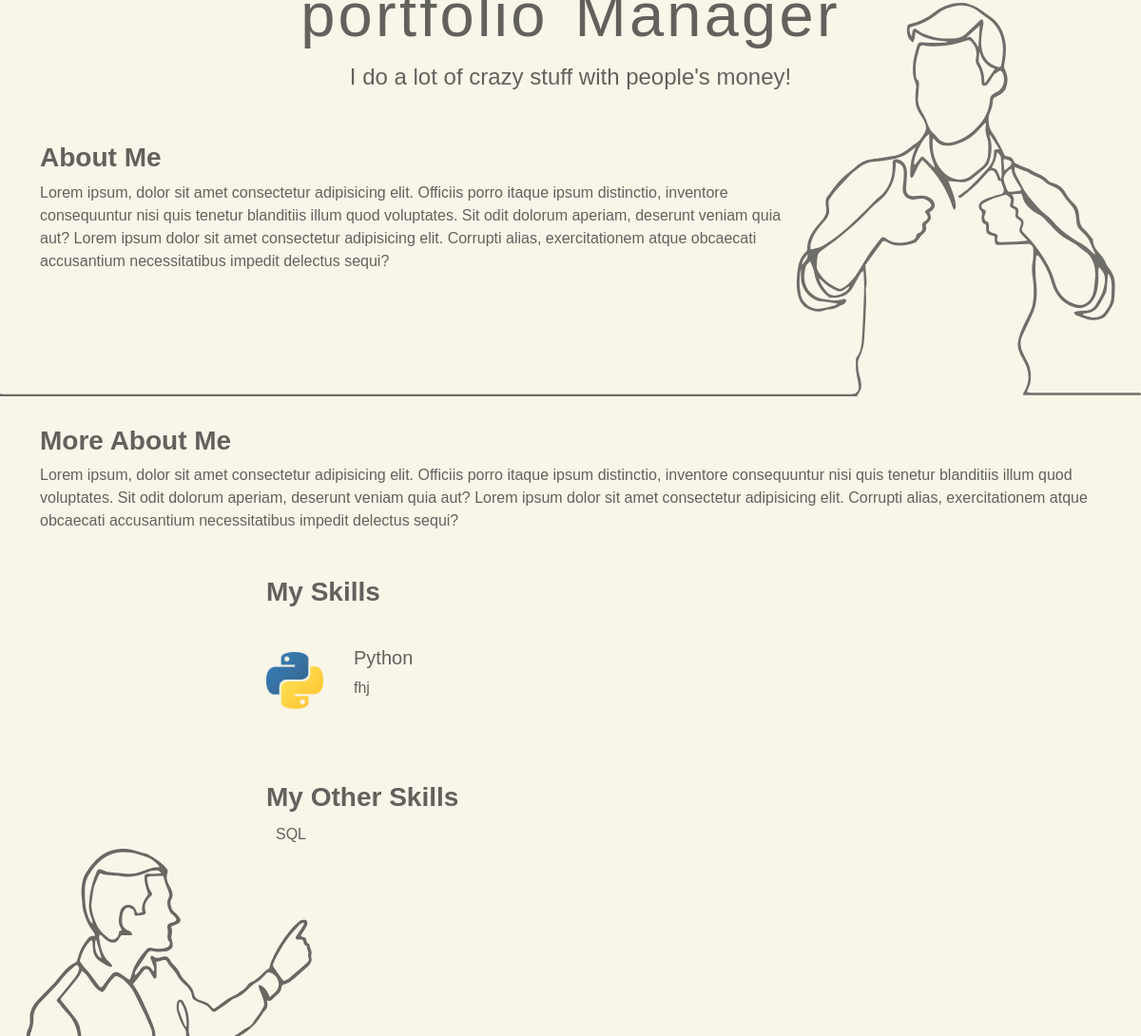
Before: / (middle part) with the older database file.
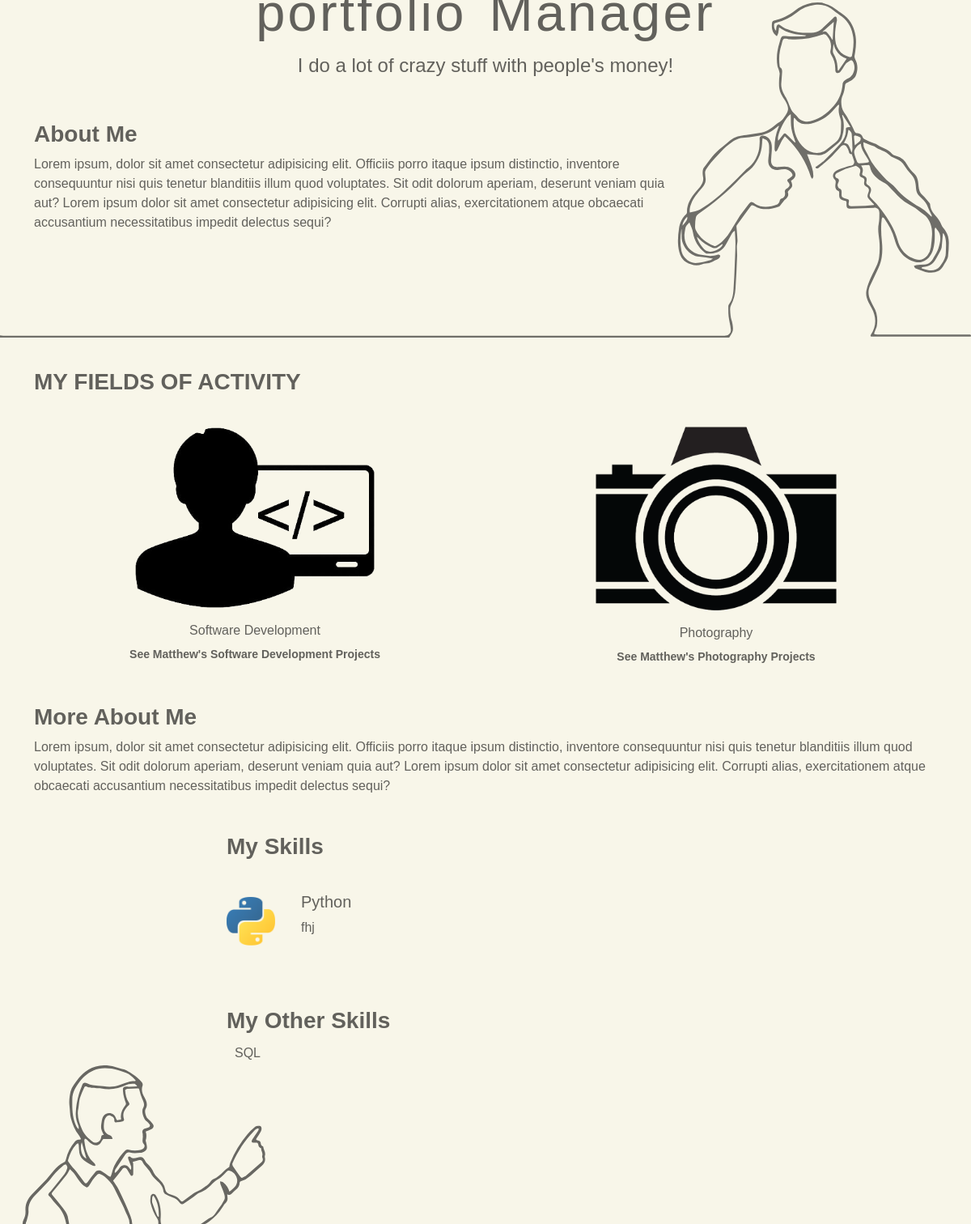
After: the same page with the newer database file.
### matthewsportfolio/models.py (models this page shows, shortened)
class Person(models.Model):
    first_name = models.CharField(max_length=255, default='Matthew')
    last_name = models.CharField(max_length=255, default='Mohaghegh')
    profile_picture = models.ImageField(null=True, default='static/images/profile.png')
    headline = models.CharField(max_length=255, default='portfolio Manager')
    description = models.CharField(max_length=400, default="I do a lot of crazy stuff with people's money!")
    about = models.TextField(max_length=2000, null=True, blank=True, default='Lorem ipsum, dolor sit amet consectetur adipisicing elit. \
        Officiis porro itaque ipsum distinctio, inventore consequuntur nisi quis tenetur blanditiis illum quod voluptates.\
        Sit odit dolorum aperiam, deserunt veniam quia aut? Lorem ipsum dolor sit amet consectetur adipisicing elit. Corrupti \
        alias, exercitationem atque obcaecati accusantium necessitatibus impedit delectus sequi?')
    more_about = models.TextField(max_length=2000, null=True, blank=True, default='Lorem ipsum, dolor sit amet consectetur adipisicing elit. \
        Officiis porro itaque ipsum distinctio, inventore consequuntur nisi quis tenetur blanditiis illum quod voluptates.\
        Sit odit dolorum aperiam, deserunt veniam quia aut? Lorem ipsum dolor sit amet consectetur adipisicing elit. Corrupti \
        alias, exercitationem atque obcaecati accusantium necessitatibus impedit delectus sequi?')

class Skill(models.Model):
    id = models.UUIDField(default=uuid.uuid4, unique=True, primary_key=True, editable=False)
    logo = models.ImageField(null=True, blank=True)
    title = models.CharField(max_length=255)
    description = models.TextField(null=True, blank=True)
    created = models.DateTimeField(auto_now_add=True)

class Field(models.Model):
    id = models.UUIDField(default=uuid.uuid4, unique=True, primary_key=True, editable=False)
    title = models.CharField(max_length=255)
    description = models.TextField(null=True, blank=True)
    logo = models.ImageField(null=True, blank=True)

### matthewsportfolio/views.py (the view)
# urls.py: path('', views.HomePage, name="home"),
def HomePage(request):
    persons = Person.objects.all()
    fields = Field.objects.all()
    projects = Project.objects.all()
    detailed_skills = Skill.objects.exclude(description='')
    skills = Skill.objects.filter(description='')
    endorsements = Endorsement.objects.filter(approved=True)
    form = MessageForm()
    if request.method == 'POST':
        form = MessageForm(request.POST)
        if form.is_valid():
            form.save()
            messages.success(request, 'Your message was successfully sent!')
    context = {'persons': persons, 'fields': fields, 'projects': projects, 'detailed_skills': detailed_skills, 'skills': skills, 'endorsements': endorsements, 'form': form}
    return render(request, 'base/home.html', context)

### matthewsportfolio/templates/base/home.html (shortened to what this page needs)
{% extends 'base/main.html' %}
{% load static %}
{% block content %}
<section id="hero" class="pd-top-30">
    <div class="container">
        <div class="hero-content">
            {% for person in persons %}
            <div class="hero-content-subsection">
                <h3>{{ person.headline }}</h3>
                <p>{{ person.description }}</p>
            </div>
            {% if person.about %}
            <div class="about-me">
                <h3 class="font-bold">About Me</h3>
                <div class="about-me-content"><p>{{ person.about }}</p></div>
            </div>
            {% endif %}
            {% endfor %}
        </div>
    </div>
    <div class="icon"><img src="static/images/man-right-to-left.svg" alt=""></div>
</section>
{% if fields %}
<section id="fields">
    <div class="container">
        <div class="field-wrapper row pd-top-30 justify-content-around">
            <h3 class="font-bold">My Fields of Activity</h3>
            {% for field in fields %}
            <div class="field-column col-md-4 pd-top-30">
                <a href="{% url 'field' field.id %}"><img class="field-logo-home" src="{{ field.logo.url }}" alt="Field 1"></a>
                <div class="field-body">
                    <h6>{{ field.title }}</h6>
                    {% for person in persons %}
                    <a href="{% url 'field' field.id %}">See {{ person.first_name }}'s {{ field.title }} Projects</a>
                    {% endfor %}
                </div>
            </div>
            {% endfor %}
        </div>
    </div>
</section>
{% endif %}
{% for person in persons %}
{% if person.more_about %}
<section id="more-about-me" class="pd-top-30">
    <div class="container">
        <div class="more-about-me">
            <h3 class="font-bold">More About Me</h3>
            <p>{{ person.more_about }}</p>
        </div>
    </div>
</section>
{% endif %}
{% endfor %}
<section id="skills" class="pd-top-30">
    <div class="container">
        <h3 class="font-bold">My Skills</h3>
        <div class="skills-container">
            {% for detailed_skill in detailed_skills %}
            <div class="skill-wrapper align-items-center">
                {% if detailed_skill.logo %}
                <img class="skill-logo" src="{{ detailed_skill.logo.url }}">
                {% endif %}
                <div class="skill-content">
                    <h5>{{ detailed_skill.title }}</h5>
                    <p>{{ detailed_skill.description }}</p>
                </div>
            </div>
            {% endfor %}
            <h3 class="pd-top-30 font-bold">My Other Skills</h4>
            <div class="other-skills-container">
                {% for skill in skills %}
                <div class="skill-tag">
                    <span>{{ skill.title }}</span>
                </div>
                {% endfor %}
            </div>
        </div>
    </div>
    <div class="icon"><img src="static/images/man-left-to-right.svg" alt=""></div>
</section>
{% endblock content %}

### matthewsportfolio/templates/base/main.html (shortened to what this page needs)
<!DOCTYPE html>
{% load static %}
<html>
<head>
    <link rel='stylesheet' type='text/css' media='screen' href="{% static 'styles/main.css' %}">
    <link rel='stylesheet' type='text/css' media='screen' href="{% static 'styles/navbar.css' %}">
    <link rel='stylesheet' type='text/css' media='screen' href="{% static 'styles/project.css' %}">
    <link rel='stylesheet' type='text/css' media='screen' href="{% static 'styles/field.css' %}">
    <link rel='stylesheet' type='text/css' media='screen' href="{% static 'styles/donation.css' %}">
    <link href="https://cdn.jsdelivr.net/npm/bootstrap@5.1.3/dist/css/bootstrap.min.css" rel="stylesheet">
</head>
<body>
    {% block content %}
    {% endblock content %}
</body>
</html>

### static/styles/main.css (style rules this page uses)
body { font-family: 'Menlo', sans-serif !important; color: #62615c !important; background-color: #f8f6e9 !important; }
h1, h2, h3, h4, h5, p, a { color: #62615c !important; }
a { text-decoration: none !important; }
.font-bold { font-weight: bold; }
.pd-top-30 { padding-top: 30px !important; }
#hero { height: 100%; color: #fff; }
#hero .icon { margin-top: -25%; }
#hero .icon img { width: 100%; }
.hero-content { margin: 0 auto; padding-top: 2em; }
.hero-content-subsection { margin-top: 2em; }
.hero-content-subsection h3 { font-size: 65px; text-align: center; font-weight: 400; letter-spacing: 0.05em; word-spacing: 0.1em; }
.hero-content-subsection p { font-size: 24px; text-align: center; font-weight: 200; }
#hero .about-me { width: 70%; margin-top: 50px; }
.field-wrapper { display: flex; }
.field-wrapper h3 { padding-top: 8px; text-transform: uppercase; }
.field-column { width: 300px; padding-top: 20px; text-align: center; }
.field-column img { max-width: 300px; }
.field-logo-home { width: 100%; }
.field-body { padding: 1em; text-align: center; }
.field-body a { font-size: 14px; font-weight: bolder; }
@media screen and (min-width: 992px) { #skills .container { padding: 0 250px; } }
.skills-container { padding-top: 12px; }
.skill-wrapper { margin-top: 20px; margin-bottom: 40px; }
@media screen and (min-width: 992px) { .skill-wrapper { display: flex; gap: 2em; } }
.skill-logo { max-width: 60px; max-height: 60px; }
.other-skills-container { display: flex; flex-wrap: wrap; gap: 1em; }
.skill-tag { width: fit-content; padding: 3px 10px; border-radius: 20px; }
#skills .icon img { width: 100%; }

Changed rows visible on the page:
added Field: logo (picture), title "Software Development", Person (first_name "Matthew")
added Field: logo (picture), title "Photography", Person (first_name "Matthew")
Other visible differences:
text now shown: "MY FIELDS OF ACTIVITY"
